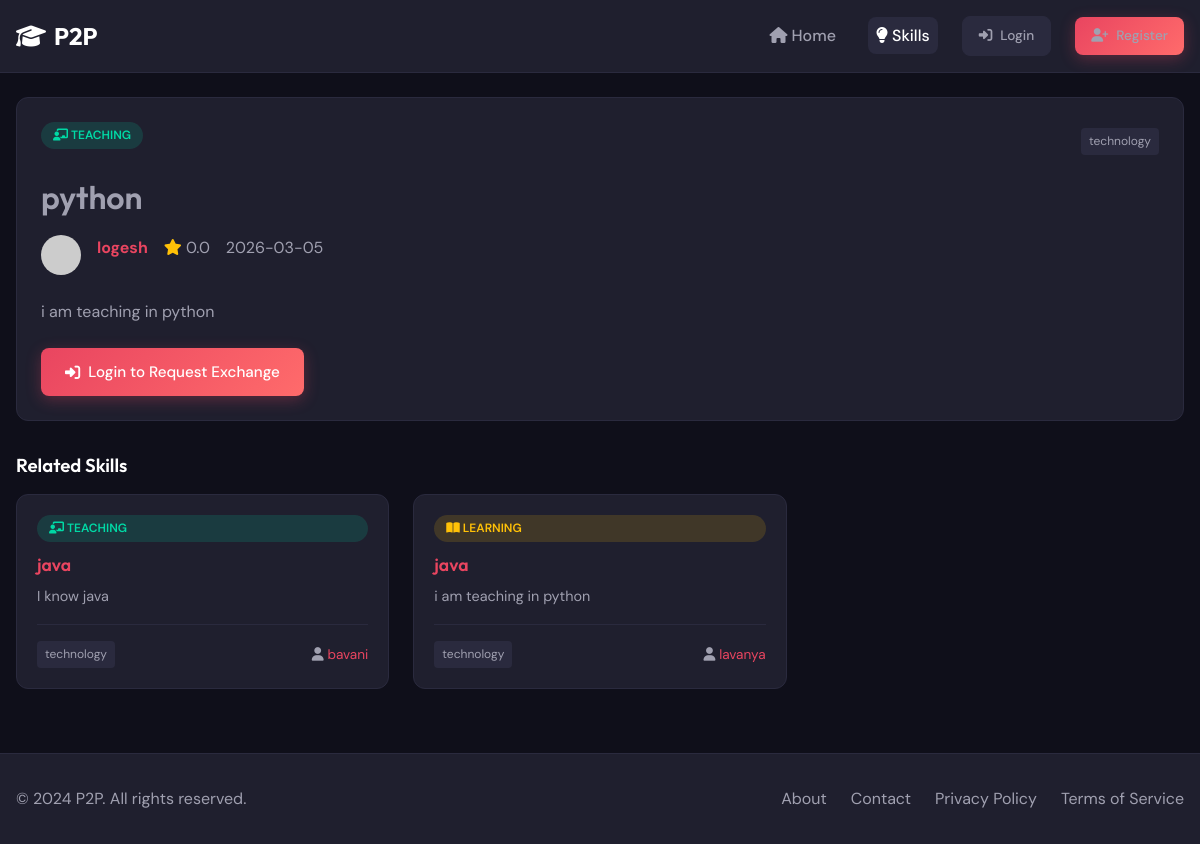
The page /skills/1 on the database its author committed.
### models.py (models this page shows, shortened)
class Skill(db.Model):
    __tablename__ = 'skills'
    id = db.Column(db.Integer, primary_key=True)
    user_id = db.Column(db.Integer, db.ForeignKey('users.id'), nullable=False, index=True)
    title = db.Column(db.String(100), nullable=False)
    description = db.Column(db.Text, nullable=False)
    category = db.Column(db.String(50), nullable=False, index=True)
    skill_type = db.Column(db.String(10), nullable=False)  # 'offered' or 'wanted'
    is_approved = db.Column(db.Boolean, default=True)
    created_at = db.Column(db.DateTime, default=datetime.utcnow)
    bookmarks = db.relationship('Bookmark', backref='skill', lazy='dynamic', cascade='all, delete-orphan')
    exchange_requests_sender = db.relationship('ExchangeRequest', foreign_keys='ExchangeRequest.sender_skill_id', backref='sender_skill', lazy='dynamic')
    exchange_requests_receiver = db.relationship('ExchangeRequest', foreign_keys='ExchangeRequest.receiver_skill_id', backref='receiver_skill', lazy='dynamic')

class User(UserMixin, db.Model):
    __tablename__ = 'users'
    id = db.Column(db.Integer, primary_key=True)
    username = db.Column(db.String(80), unique=True, nullable=False, index=True)
    email = db.Column(db.String(120), unique=True, nullable=False, index=True)
    password_hash = db.Column(db.String(256), nullable=False)
    bio = db.Column(db.Text, default='')
    location = db.Column(db.String(120), default='')
    profile_picture = db.Column(db.String(255), default='default.png')
    signature_image = db.Column(db.String(255), nullable=True)  # Instructor signature image
    rating = db.Column(db.Float, default=0.0)
    is_admin = db.Column(db.Boolean, default=False)
    is_banned = db.Column(db.Boolean, default=False)
    created_at = db.Column(db.DateTime, default=datetime.utcnow)
    skills_offered = db.relationship('Skill', foreign_keys='Skill.user_id', backref='owner', lazy='dynamic')
    exchange_sent = db.relationship('ExchangeRequest', foreign_keys='ExchangeRequest.sender_id', backref='sender', lazy='dynamic')
    exchange_received = db.relationship('ExchangeRequest', foreign_keys='ExchangeRequest.receiver_id', backref='receiver', lazy='dynamic')
    messages_sent = db.relationship('Message', foreign_keys='Message.sender_id', backref='sender', lazy='dynamic')
    messages_received = db.relationship('Message', foreign_keys='Message.receiver_id', backref='receiver', lazy='dynamic')
    bookmarks = db.relationship('Bookmark', backref='user', lazy='dynamic', cascade='all, delete-orphan')
    reviews_given = db.relationship('Review', foreign_keys='Review.reviewer_id', backref='reviewer', lazy='dynamic')
    reviews_received = db.relationship('Review', foreign_keys='Review.reviewed_id', backref='reviewed', lazy='dynamic')
    reports_made = db.relationship('Report', foreign_keys='Report.reporter_id', backref='reporter', lazy='dynamic')
    reports_received = db.relationship('Report', foreign_keys='Report.reported_id', backref='reported', lazy='dynamic')

### routes/skills.py (the view)
@skills_bp.route('/<int:skill_id>')
def detail(skill_id):
    skill = Skill.query.get_or_404(skill_id)
    if not skill.is_approved:
        flash('This skill is not available.', 'warning')
        return redirect(url_for('skills.index'))
    is_bookmarked = False
    if current_user.is_authenticated:
        bookmark = Bookmark.query.filter_by(user_id=current_user.id, skill_id=skill_id).first()
        is_bookmarked = bookmark is not None
    related_skills = Skill.query.filter(
        Skill.id != skill_id,
        Skill.category == skill.category,
        Skill.is_approved == True
    ).limit(4).all()
    return render_template('skills/skill_detail.html',
                           skill=skill,
                           is_bookmarked=is_bookmarked,
                           related_skills=related_skills)

### templates/skills/skill_detail.html (shortened to what this page needs)
{% extends "base.html" %}
{% block content %}
<div class="container mt-3">
    <div class="card mb-3">
        <div class="card-body">
            <div class="flex-between mb-2">
                <span class="skill-type {{ skill.skill_type }}">
                    {% if skill.skill_type == 'offered' %}<i class="fas fa-chalkboard-teacher"></i> Teaching{% else %}<i class="fas fa-book-open"></i> Learning{% endif %}
                </span>
                <span class="skill-category">{{ skill.category }}</span>
            </div>
            <h1>{{ skill.title }}</h1>
            <div class="d-flex gap-2 mt-2 mb-3">
                <a href="{{ url_for('main.user_profile', user_id=skill.owner.id) }}" class="d-flex gap-2 align-items-center">
                    <img src="{{ url_for('static', filename='uploads/' + skill.owner.profile_picture) }}" alt="{{ skill.owner.username }}" style="width: 40px; height: 40px; border-radius: 50%; object-fit: cover;" onerror="this.src='https://via.placeholder.com/40'">
                    <strong>{{ skill.owner.username }}</strong>
                </a>
                <span class="text-muted">
                    <i class="fas fa-star text-warning"></i> {{ skill.owner.rating|default(0)|round(1) }}
                </span>
                <span class="text-muted">{{ skill.created_at.strftime('%Y-%m-%d') }}</span>
            </div>
            <p>{{ skill.description }}</p>
            {% if current_user.is_authenticated %}
            <div class="d-flex gap-2 mt-3">
                {% if current_user.id != skill.owner.id %}
                <a href="{{ url_for('exchange.create', receiver_id=skill.owner.id, receiver_skill_id=skill.id) }}" class="btn btn-primary">
                    <i class="fas fa-handshake"></i> Request Exchange
                </a>
                <a href="{{ url_for('chat.conversation', user_id=skill.owner.id) }}" class="btn btn-secondary">
                    <i class="fas fa-comments"></i> Message
                </a>
                {% else %}
                <a href="{{ url_for('skills.edit', skill_id=skill.id) }}" class="btn btn-secondary">
                    <i class="fas fa-edit"></i> Edit
                </a>
                {% endif %}
                <form method="POST" action="{{ url_for('main.add_bookmark', skill_id=skill.id) }}" style="display: inline;">
                    <button type="submit" class="btn {% if is_bookmarked %}btn-primary{% else %}btn-secondary{% endif %}">
                        <i class="{% if is_bookmarked %}fas{% else %}far{% endif %} fa-bookmark"></i>
                        {% if is_bookmarked %}Bookmarked{% else %}Bookmark{% endif %}
                    </button>
                </form>
            </div>
            {% else %}
            <div class="mt-3">
                <a href="{{ url_for('auth.login') }}" class="btn btn-primary">
                    <i class="fas fa-sign-in-alt"></i> Login to Request Exchange
                </a>
            </div>
            {% endif %}
        </div>
    </div>
    {% if related_skills %}
    <h3 class="mt-4 mb-2">Related Skills</h3>
    <div class="skills-grid">
        {% for related in related_skills %}
        <div class="skill-card">
            <span class="skill-type {{ related.skill_type }}">
                {% if related.skill_type == 'offered' %}<i class="fas fa-chalkboard-teacher"></i> Teaching{% else %}<i class="fas fa-book-open"></i> Learning{% endif %}
            </span>
            <h3><a href="{{ url_for('skills.detail', skill_id=related.id) }}">{{ related.title }}</a></h3>
            <p>{{ related.description }}</p>
            <div class="skill-meta">
                <span class="skill-category">{{ related.category }}</span>
                <span><i class="fas fa-user"></i> <a href="{{ url_for('main.user_profile', user_id=related.owner.id) }}">{{ related.owner.username }}</a></span>
            </div>
        </div>
        {% endfor %}
    </div>
    {% endif %}
</div>
{% endblock %}

### static/css/style.css (style rules this page uses)
:root { --primary: #1a1a2e; --secondary: #16213e; --accent: #e94560; --accent-light: #ff6b6b; --success: #00d9a5; --warning: #ffc107; --danger: #dc3545; --bg: #0f0f1a; --surface: #1f1f2e; --surface-light: #2a2a3e; --text: #ffffff; --text-secondary: #a0a0b0; --border: #2a2a3e; --gradient: linear-gradient(135deg, #e94560, #ff6b6b); --shadow: 0 4px 20px rgba(0, 0, 0, 0.3); --radius: 12px; --radius-sm: 8px; }
* { margin: 0; padding: 0; box-sizing: border-box; }
body { font-family: 'DM Sans', sans-serif; background-color: var(--bg); color: var(--text); line-height: 1.6; min-height: 100vh; }
h1, h2, h3, h4, h5, h6 { font-family: 'Outfit', sans-serif; font-weight: 600; line-height: 1.3; }
a { color: var(--accent); text-decoration: none; transition: color 0.3s ease; }
.container { max-width: 1200px; margin: 0 auto; padding: 0 1rem; }
.btn { display: inline-flex; align-items: center; justify-content: center; gap: 0.5rem; padding: 0.75rem 1.5rem; border: none; border-radius: var(--radius-sm); font-family: 'DM Sans', sans-serif; font-weight: 500; font-size: 0.95rem; cursor: pointer; transition: all 0.3s ease; text-decoration: none; }
.btn-primary { background: var(--gradient); color: var(--text); box-shadow: 0 4px 15px rgba(233, 69, 96, 0.3); }
.card { background: var(--surface); border: 1px solid var(--border); border-radius: var(--radius); padding: 1.5rem; transition: all 0.3s ease; }
.card-body { color: var(--text-secondary); }
.skills-grid { display: grid; grid-template-columns: repeat(auto-fill, minmax(280px, 1fr)); gap: 1.5rem; }
.skill-card { background: var(--surface); border: 1px solid var(--border); border-radius: var(--radius); padding: 1.25rem; transition: all 0.3s ease; display: flex; flex-direction: column; }
.skill-type { display: inline-block; padding: 0.25rem 0.75rem; border-radius: 20px; font-size: 0.75rem; font-weight: 600; text-transform: uppercase; margin-bottom: 0.75rem; }
.skill-type.offered { background: rgba(0, 217, 165, 0.15); color: var(--success); }
.skill-type.wanted { background: rgba(255, 193, 7, 0.15); color: var(--warning); }
.skill-card h3 { font-size: 1.1rem; margin-bottom: 0.5rem; }
.skill-card p { color: var(--text-secondary); font-size: 0.9rem; flex-grow: 1; margin-bottom: 1rem; display: -webkit-box; -webkit-line-clamp: 3; -webkit-box-orient: vertical; overflow: hidden; }
.skill-meta { display: flex; justify-content: space-between; align-items: center; font-size: 0.85rem; color: var(--text-secondary); padding-top: 1rem; border-top: 1px solid var(--border); }
.skill-category { background: var(--surface-light); padding: 0.25rem 0.5rem; border-radius: 4px; font-size: 0.75rem; }
.text-muted { color: var(--text-secondary); }
.text-warning { color: var(--warning); }
.mt-2 { margin-top: 1rem; }
.mt-3 { margin-top: 1.5rem; }
.mt-4 { margin-top: 2rem; }
.mb-2 { margin-bottom: 1rem; }
.mb-3 { margin-bottom: 1.5rem; }
.d-flex { display: flex; }
.gap-2 { gap: 1rem; }
.flex-between { display: flex; justify-content: space-between; align-items: center; }

### rows shown on the page
Skill: category "technology", title "python", created_at "2026-03-05", description "i am teaching in python"
User: owner.username "logesh", owner.rating "0.0"
Skill: skill_type "offered" (drawn), title "java", description "I know java", category "technology", owner.username "bavani"
Skill: skill_type "wanted" (drawn), title "java", description "i am teaching in python", category "technology", owner.username "lavanya"
